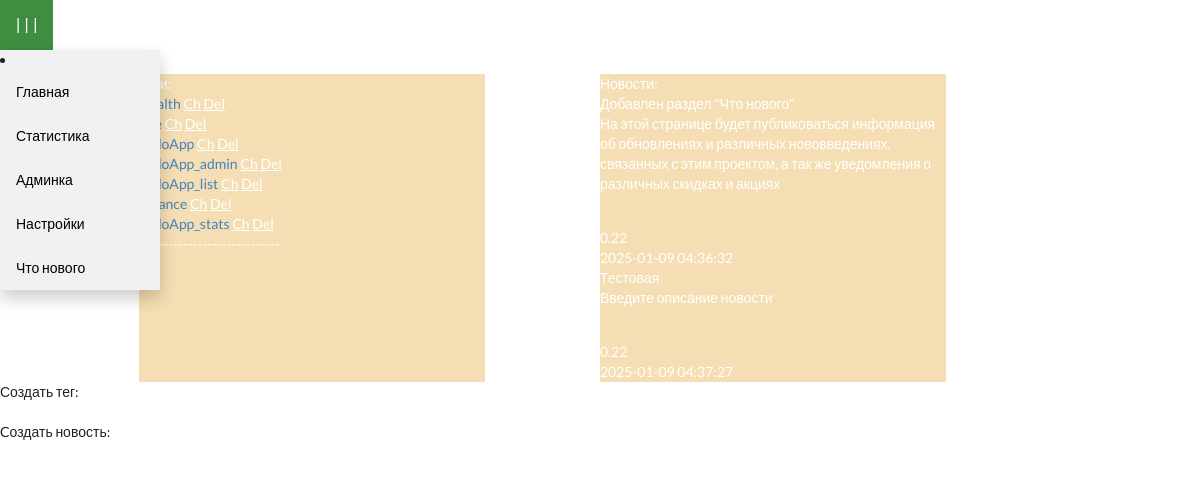
The page /admin on the database its author committed.
### todo/models.py (models this page shows)
class Tag(db.Model):
    id = db.Column(db.Integer, primary_key=True)
    title = db.Column(db.String(100))
    descr = db.Column(db.String(1000))

class News(db.Model):
    id = db.Column(db.Integer, primary_key=True)
    title = db.Column(db.String(100))
    descr = db.Column(db.String(1000))
    version = db.Column(db.String(10))
    create_date = db.Column(db.String(25))
    to_send = db.Column(db.Boolean)

### todo/routes.py (the view)
@app.get('/admin')
def admin():
    tag_list = Tag.query.all()
    news_list = News.query.all()
    return render_template('todo/admin.html', tag_list=tag_list, news_list=news_list)

### todo/templates/todo/admin.html (shortened to what this page needs)
{% extends 'todo/layout.html' %}
    {% block content %}
    <div class="content" style="  display: flex; margin-top: 2%; margin-left: 2%; margin-right: 2%; color: white;">
        <div class="form" style="background-color:wheat;width: 30%;margin-left: 10%; margin-right: 10%;">
            {% block tags %}
            Теги:<br>
            {% for tag in tag_list %}
            <a>{{tag.title}}</a> <a href="/get_tag/{{tag.id}}">Ch</a> <a href="/delete_tag/{{ tag.id }}">Del</a>
            <br>
            {% endfor %}
            {% endblock %}
            -----------------------------<br>
        </div>
        <div class="form2" style="background-color:wheat;width: 30%; margin-right: 10%;">
            {% block posts %}
            Новости: <br>
            {% for post in news_list %}
            {{post.title}}<br>{{post.descr | safe}}<br>{{post.version}}<br>{{post.create_date}}<br>{{post.is_send}}
            {% endfor %}
            {% endblock %}
        </div>
    </div>
    Создать тег: <br>
    <a href="#openModal">Создать тег</a><br>
    Cоздать новость: <br>
    <a href="#openModal3">Создать новость</a><br>
    {% endblock content %}

### todo/static/css/style.css (style rules this page uses)
body { font-family: Rubik; transition: background-color 0.3s ease; margin: 0; }
a:link { color: white; text-decoration: underline; cursor: pointer; }

### rows shown on the page
Tag: title "TodoApp"
Tag: title "TodoApp_admin"
Tag: title "TodoApp_list"
Tag: title "Finance"
Tag: title "TodoApp_stats"
News: title "Добавлен раздел \"Что нового\"", descr "На этой странице будет публиковаться информация об обновлениях и различных нововведениях, связанных с этим проектом, а так же уведомления о различных скидках и акциях", version "0.22", create_date "2025-01-09 04:36:32"
News: title "Тестовая", descr "Введите описание новости", version "0.22", create_date "2025-01-09 04:37:27"
